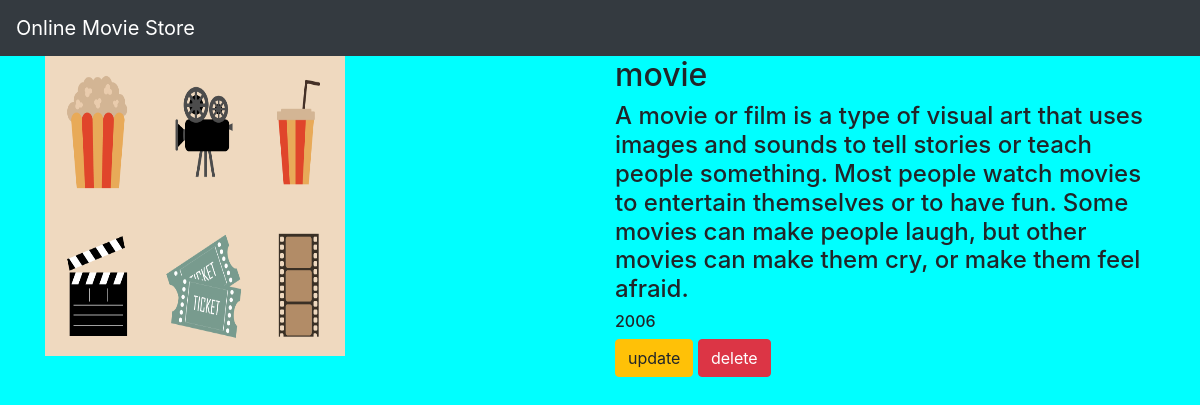
/movie/3/, run on the app's committed database.
### movieapp/models.py (models this page shows, shortened)
class Movie(models.Model):
    name=models.CharField(max_length=250)
    desc=models.TextField()
    year=models.IntegerField()
    img=models.ImageField(upload_to='gallery')

### movieapp/views.py (the view)
# urls.py: path('movie/<int:movie_id>/', views.detail, name='detail'),
def detail(request,movie_id):
    movie=Movie.objects.get(id=movie_id)
    return render(request,"detail.html",{'movie':movie})

### templates/detail.html
{% extends 'base.html' %}
{% block body %}
<div class="container">
    <div class="row">
        <div class="col-md-6">
            <img src="{{movie.img.url}}" width="300" height="300">
        </div>
    <div class="col-md-6">
        <h2>{{movie.name}}</h2>
        <h4>{{movie.desc}}</h4>
        <h6>{{movie.year}}</h6>
        <a class="btn btn-warning" href="{% url 'movieapp:update' movie.id %}">update</a>
        <a class="btn btn-danger" href="{% url 'movieapp:delete' movie.id %}">delete</a>
    </div>
 </div>
</div>
{% endblock %}

### static/style.css (style rules this page uses)
body { background-color:aqua; }

### data on the page
Movie: img (picture), name "movie", desc "A movie or film is a type of visual art that uses images and sounds to tell stories or teach people something. Most people watch movies to entertain themselves or to have fun. Some movies can make people laugh, but other movies can make them cry, or make them feel afraid.", year "2006"
